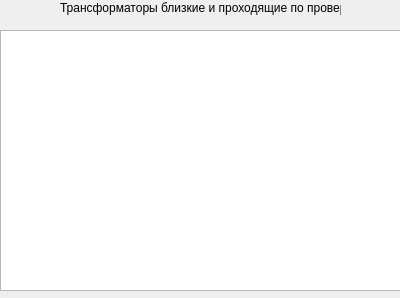
<?xml version="1.0" encoding="UTF-8"?>
<ui version="4.0">
 <class>Form</class>
 <widget class="QWidget" name="Form">
  <property name="geometry">
   <rect>
    <x>0</x>
    <y>0</y>
    <width>400</width>
    <height>298</height>
   </rect>
  </property>
  <property name="windowTitle">
   <string>Form</string>
  </property>
  <widget class="QTextBrowser" name="textBrowser">
   <property name="geometry">
    <rect>
     <x>0</x>
     <y>30</y>
     <width>401</width>
     <height>261</height>
    </rect>
   </property>
  </widget>
  <widget class="QLabel" name="label">
   <property name="geometry">
    <rect>
     <x>60</x>
     <y>0</y>
     <width>281</width>
     <height>16</height>
    </rect>
   </property>
   <property name="text">
    <string>Трансформаторы близкие и проходящие по проверке</string>
   </property>
  </widget>
 </widget>
 <resources/>
 <connections/>
</ui>
